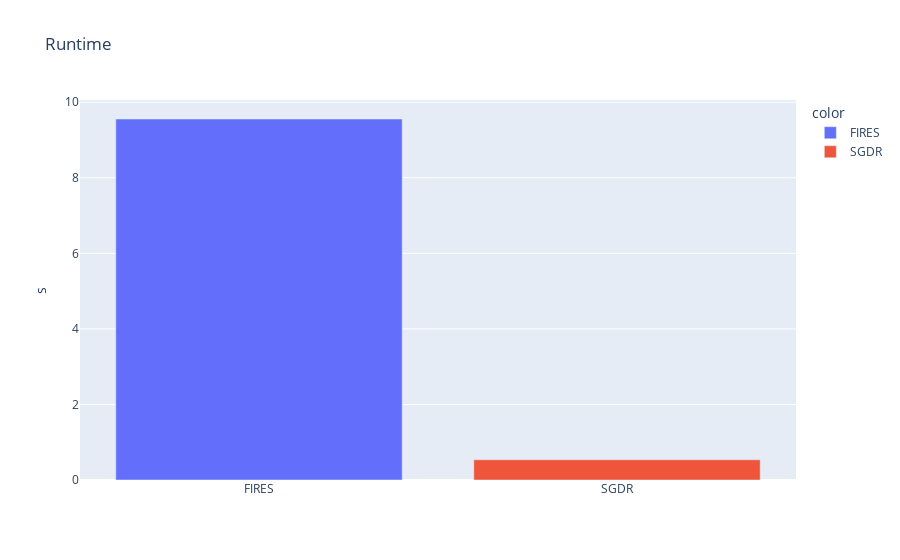

Here is the notebook cell this chart was saved with:
### Code cell
col_names = ["FIRES", "SGDR" ]
values = [fires_cuda_run_time, sgdr_run_time]
fig = px.bar(x=col_names, y=values, title="Runtime", labels={"y":"s", "x":""}, color=col_names)
fig.show()

### Figure 1 — Plotly figure (JSON) as saved in the notebook; plotly's stock layout.template omitted (floating-point values rounded to 4 significant figures)
{"data": [{"alignmentgroup": "True", "hovertemplate": "color=FIRES<br>=%{x}<br>s=%{y}<extra></extra>", "legendgroup": "FIRES", "marker": {"color": "#636efa"}, "name": "FIRES", "offsetgroup": "FIRES", "orientation": "v", "showlegend": true, "textposition": "auto", "type": "bar", "x": ["FIRES"], "xaxis": "x", "y": [9.556], "yaxis": "y"}, {"alignmentgroup": "True", "hovertemplate": "color=SGDR<br>=%{x}<br>s=%{y}<extra></extra>", "legendgroup": "SGDR", "marker": {"color": "#EF553B"}, "name": "SGDR", "offsetgroup": "SGDR", "orientation": "v", "showlegend": true, "textposition": "auto", "type": "bar", "x": ["SGDR"], "xaxis": "x", "y": [0.5349], "yaxis": "y"}], "layout": {"barmode": "relative", "legend": {"title": {"text": "color"}, "tracegroupgap": 0}, "title": {"text": "Runtime"}, "xaxis": {"anchor": "y", "domain": [0, 1], "title": {"text": ""}}, "yaxis": {"anchor": "x", "domain": [0, 1], "title": {"text": "s"}}}}
